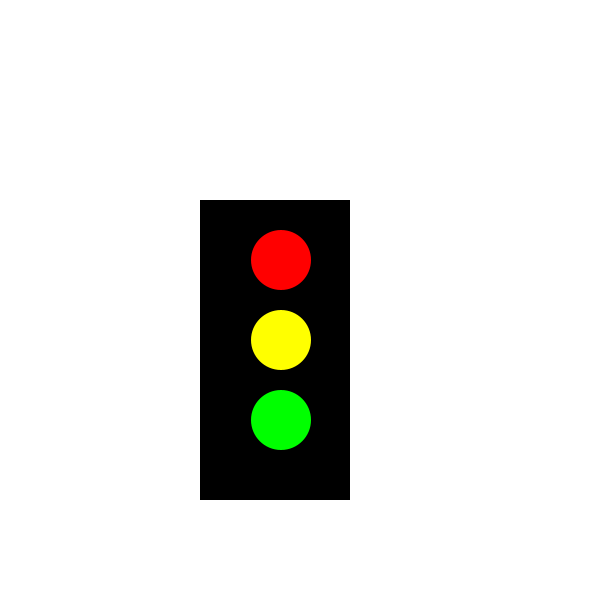
Frame 1 (no input)
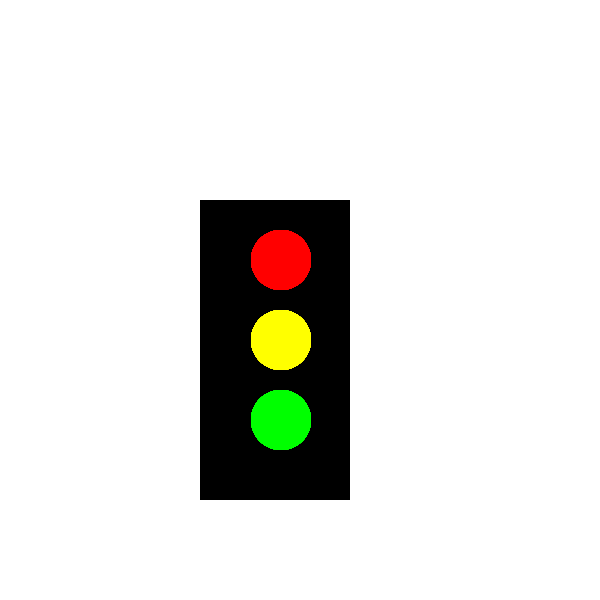
Frame 60 (the mouse pressed at the canvas centre just before this capture)
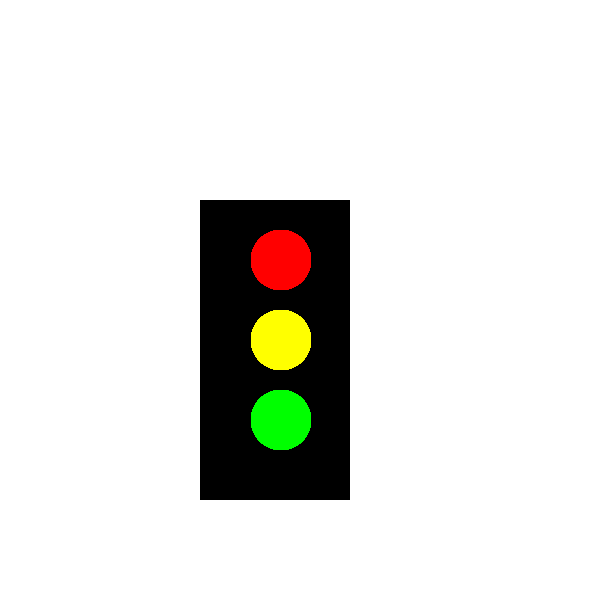
Frame 120 (the mouse held since frame 60 and released just before this capture)

The Processing sketch that drew these frames (run headless with seeded random() and noise(); from frame 60 on, the mouse is pressed at the canvas centre):

// Processing sketch: Task_6_Frivillig
// ── Task_6_Frivillig.pde
color red = color(255,0,0);
color yellow = color(255,255,0);
int green = color(0,255,0);
color off = color(150);

void setup(){
size(600,600);
background(255);
noStroke();
fill(0);
rect(width/3, height/3,150,300);
}


void draw(){
  fill(red);
ellipse(width/2-19, height/2-40,60,60); //Red light

  fill(yellow);
ellipse(width/2-19, height/2+40,60,60); //Yellow light

  fill(green);
ellipse(width/2-19, height/2+120,60,60); //Green light
}

//Nåede ikke længere :)
